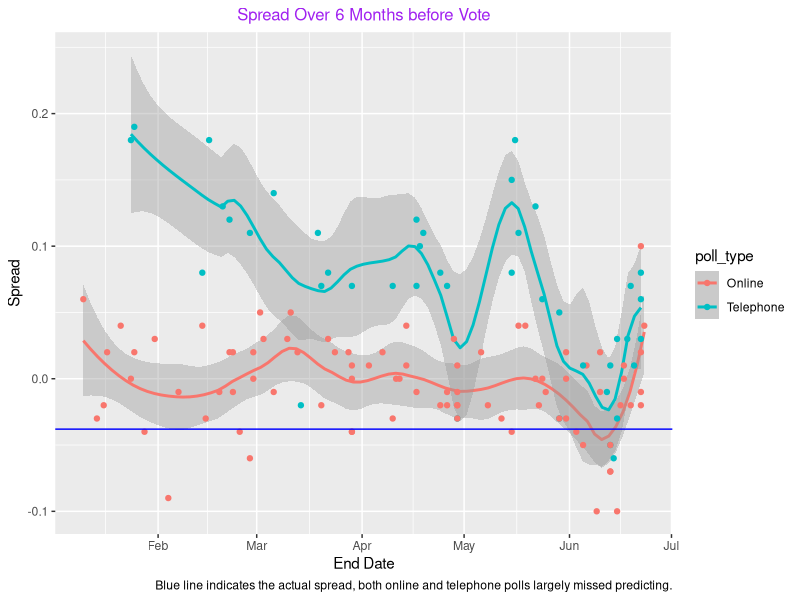

Reproduce this figure in R.
## ---- chunk 1
knitr::opts_chunk$set(message = FALSE,
                      warning = FALSE)
                
## ---- chunk 2
library(tidyverse)
library(dslabs)
## ---- chunk 3
# A function to 
## ---- chunk 4
data("brexit_polls")
options(digits = 3)
## ---- chunk 5
table_view <- top_n(brexit_polls, 5)
table_view

## ---- chunk 6
## Including Plots
brexit_polls %>% ggplot(aes(enddate, spread, color = poll_type)) +
  
  geom_smooth(method = "loess", span = 0.3) +
  geom_point() +
  geom_hline(yintercept = -0.038, color="blue") +
  xlab("End Date") +
  ylab("Spread") +
  labs(title = "Spread Over 6 Months before Vote",
       caption = "Blue line indicates the actual spread, both online and telephone polls largely missed predicting.") +
  theme_grey() +
  ggplot2::theme(plot.title = ggplot2::element_text(hjust = 0.5, size=12, color = "purple"))
  
  
## ---- chunk 7
 
